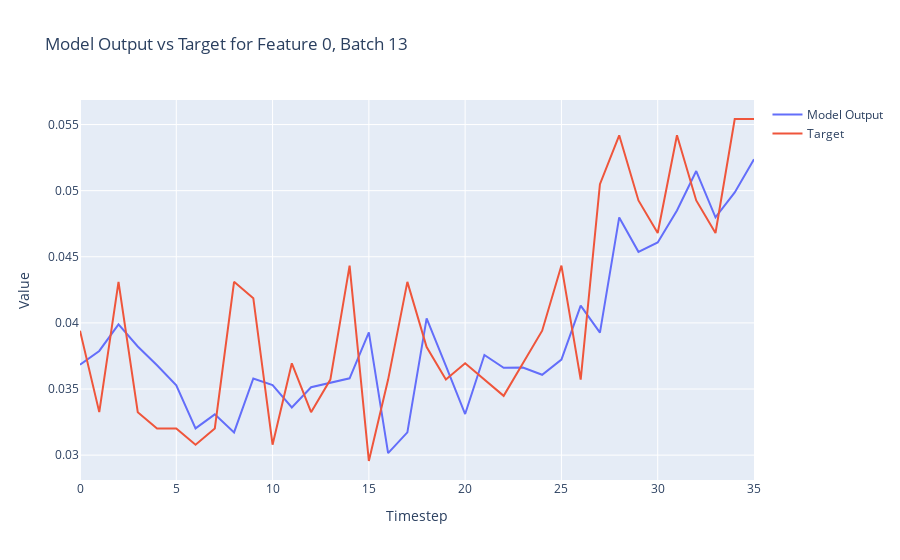

The code cell stored with this chart in its notebook:
### Code cell
import plotly.graph_objects as go

def plot_model_output_vs_target(model_outputs, targets, batch_index=0, feature_index=0):
    # Extract the specified feature for the given batch from both the model outputs and targets
    model_output_series = model_outputs[batch_index, :, feature_index].detach().numpy()
    target_series = targets[batch_index, :, feature_index].numpy()
    
    # Create a range for the x-axis (timesteps)
    timesteps = list(range(model_output_series.shape[0]))
    
    # Create traces
    model_trace = go.Scatter(x=timesteps, y=model_output_series, mode='lines', name='Model Output')
    target_trace = go.Scatter(x=timesteps, y=target_series, mode='lines', name='Target')
    
    # Create the figure and add traces
    fig = go.Figure()
    fig.add_trace(model_trace)
    fig.add_trace(target_trace)
    
    # Add title and labels
    fig.update_layout(title=f'Model Output vs Target for Feature {feature_index}, Batch {batch_index}',
                      xaxis_title='Timestep',
                      yaxis_title='Value')
    
    # Show the figure
    fig.show()

# Assuming `y` and `Y` are your model outputs and targets, respectively
# Adjust batch_index and feature_index as needed
plot_model_output_vs_target(outputs.to("cpu"), Y.to("cpu"), batch_index=13, feature_index=0)

### Figure 1 — Plotly figure (JSON) as saved in the notebook; plotly's stock layout.template omitted (floating-point values rounded to 4 significant figures)
{"data": [{"mode": "lines", "name": "Model Output", "type": "scatter", "x": [0, 1, 2, 3, 4, 5, 6, 7, 8, 9, 10, 11, 12, 13, 14, 15, 16, 17, 18, 19, 20, 21, 22, 23, 24, 25, 26, 27, 28, 29, 30, 31, 32, 33, 34, 35], "y": [0.03683, 0.03788, 0.03989, 0.03821, 0.03679, 0.03528, 0.03202, 0.03309, 0.03172, 0.03579, 0.03529, 0.0336, 0.03514, 0.03549, 0.03581, 0.03929, 0.03015, 0.03172, 0.04034, 0.03675, 0.03311, 0.03757, 0.0366, 0.03662, 0.03608, 0.03723, 0.0413, 0.03926, 0.04797, 0.04537, 0.04609, 0.04851, 0.05148, 0.04798, 0.04986, 0.05238]}, {"mode": "lines", "name": "Target", "type": "scatter", "x": [0, 1, 2, 3, 4, 5, 6, 7, 8, 9, 10, 11, 12, 13, 14, 15, 16, 17, 18, 19, 20, 21, 22, 23, 24, 25, 26, 27, 28, 29, 30, 31, 32, 33, 34, 35], "y": [0.03941, 0.03325, 0.0431, 0.03325, 0.03202, 0.03202, 0.03079, 0.03202, 0.0431, 0.04187, 0.03079, 0.03695, 0.03325, 0.03571, 0.04433, 0.02956, 0.03571, 0.0431, 0.03818, 0.03571, 0.03695, 0.03571, 0.03448, 0.03695, 0.03941, 0.04433, 0.03571, 0.05049, 0.05419, 0.04926, 0.0468, 0.05419, 0.04926, 0.0468, 0.05542, 0.05542]}], "layout": {"title": {"text": "Model Output vs Target for Feature 0, Batch 13"}, "xaxis": {"title": {"text": "Timestep"}}, "yaxis": {"title": {"text": "Value"}}}}
